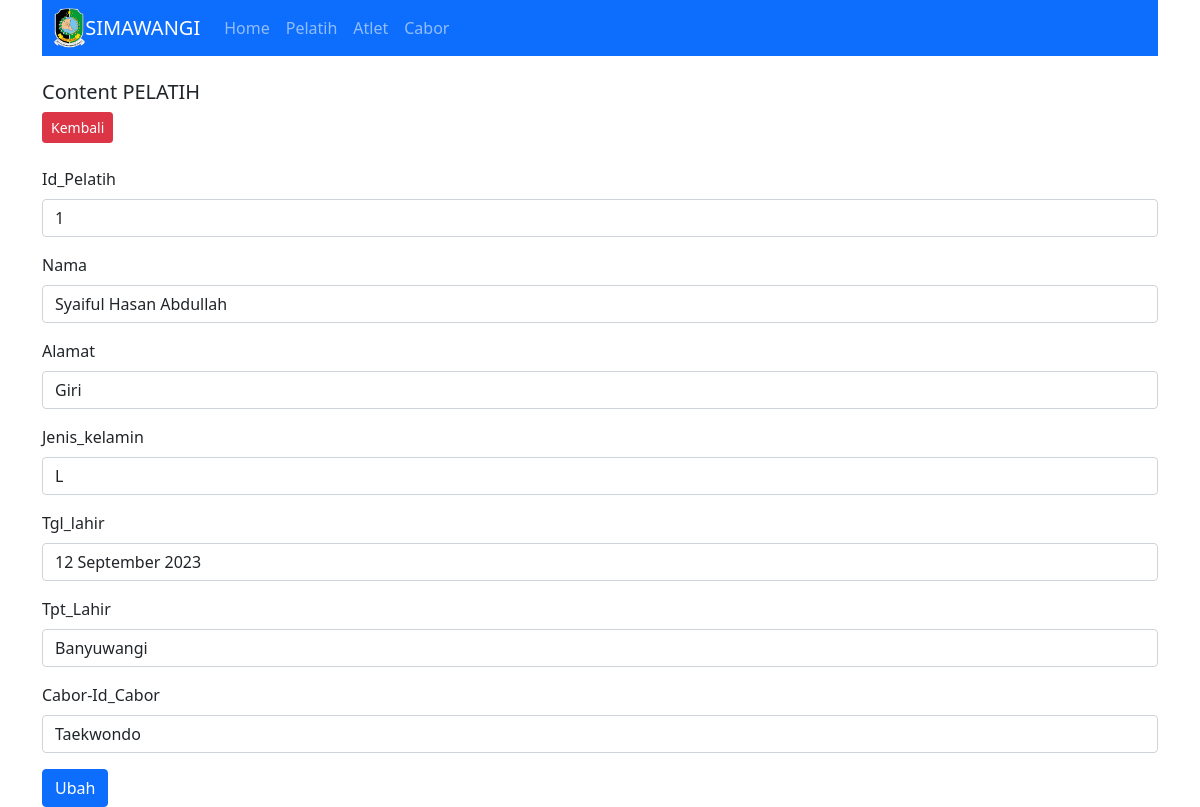
Screenshot of /index.php?target=pelatih&act=edit_pelatih&id=1 with the database file from the repository.
### tables this page shows
CREATE TABLE `pelatih` (
  `id_pelatih` int(11) NOT NULL,
  `nama` varchar(45) NOT NULL,
  `alamat` varchar(100) NOT NULL,
  `jenis_kelamin` varchar(45) NOT NULL,
  `tgl_lahir` varchar(45) NOT NULL,
  `tpt_lahir` varchar(45) NOT NULL,
  `cabor_id_cabor` varchar(50) NOT NULL
);

### autoload.php (called while the page is built, shortened)
<?php
function autoload($class)
{
    $file = $class . ".php";
}
?>

### config/Query_builder.php (called while the page is built, shortened)
<?php
class Query_builder implements Query
{
    private $v_db, $v_table, $v_select, $v_join, $v_where, $v_order_by, $v_query,
        $v_insert, $v_update, $v_delete;
    public function __construct($dataKoneksi)
    {
        $this->v_db = new \mysqli($dataKoneksi['host'], $dataKoneksi['user'], $dataKoneksi['password'],
            $dataKoneksi['dbname']);
    }
    public function table($table)
    {
        $this->v_table = $table;
        return $this;
    }
    public function where($where)
    {
        if (is_array($where)) {
            $this->v_where = " WHERE ";
            foreach ($where as $key => $value) {
                $this->v_where .= $key . " = '" . $value . "'";
                if ($key == array_key_last($where)) {
                    $this->v_where .= "";
                } else {
                    $this->v_where .= " AND ";
                }
            }
        } else {
            $this->v_where = " WHERE " . $where;
        }
        return $this;
    }
    public function get()
    {
        $this->v_query = "SELECT ";
        if (!empty($this->v_select)) {
            $this->v_query .= $this->v_select . " ";
        } else {
            $this->v_query .= " * ";
        }
        $this->v_query .= " FROM " . $this->v_table . " ";
        if (!empty($this->v_where)) {
            $this->v_query .= $this->v_where . " ";
        }
        return $this;
    }
    public function rowArray()
    {
        $data = $this->v_db->query($this->v_query);
        $row = $data->fetch_array();
        return $row;
    }
}

### master/Pelatih.php (the view, shortened to what this page needs)
<?php
class Pelatih
{
    private $db;
    public function __construct($con)
    {
        $this->db = new Query_builder($con);
    }
    public function edit($id){
        $r = $this->db->table(' pelatih ')->where(" id_pelatih='$id' ")->get()->rowArray();
        $res = '<a href="?target=pelatih" class="btn btn-danger btn-sm">Kembali</a><br><br>';
        $res .= '<form method="post" action="?target=pelatih&act=update_pelatih">
            <input type="hidden" class="form-control" id="param" name="param" value="'.$r['id_pelatih'].'">
            <div class="mb-3">
                <label for="npm" class="form-label">Id_Pelatih</label>
                <input type="text" class="form-control id="npm" name="id_pelatih" value="'.$r['id_pelatih'].'">
            </div>
            <div class="mb-3">
                <label for="nama" class="form-label">Nama</label>
                <input type="text" class="form-control id="nama" name="nama" value="'.$r['nama'].'">
            </div>
            <div class="mb-3">
                <label for="nama" class="form-label">Alamat</label>
                <input type="text" class="form-control id="nama" name="alamat" value="'.$r['alamat'].'">
            </div>
            <div class="mb-3">
                <label for="npm" class="form-label">Jenis_kelamin</label>
                <input type="text" class="form-control id="npm" name="jenis_kelamin" value="'.$r['jenis_kelamin'].'">
            </div>
            <div class="mb-3">
                <label for="npm" class="form-label">Tgl_lahir</label>
                <input type="text" class="form-control id="npm" name="tgl_lahir" value="'.$r['tgl_lahir'].'">
            </div>
            <div class="mb-3">
                <label for="npm" class="form-label">Tpt_Lahir</label>
                <input type="text" class="form-control id="npm" name="tpt_lahir" value="'.$r['tpt_lahir'].'">
            </div>
            <div class="mb-3">
                <label for="npm" class="form-label">Cabor-Id_Cabor</label>
                <input type="text" class="form-control id="npm" name="cabor_id_cabor" value="'.$r['cabor_id_cabor'].'">
            </div>
            </div>
            <button type="submit" class="btn btn-primary">Ubah</button>
        </form>';
        return $res;
}
}

### rows the page displays
pelatih: id_pelatih "1", nama "Syaiful Hasan Abdullah", alamat "Giri", jenis_kelamin "L", tgl_lahir "12 September 2023", tpt_lahir "Banyuwangi", cabor_id_cabor "Taekwondo"

### other values shown
$r['Text'] "Home"
$r['Text'] "Pelatih"
$r['Text'] "Atlet"
$r['Text'] "Cabor"
$target "PELATIH"
